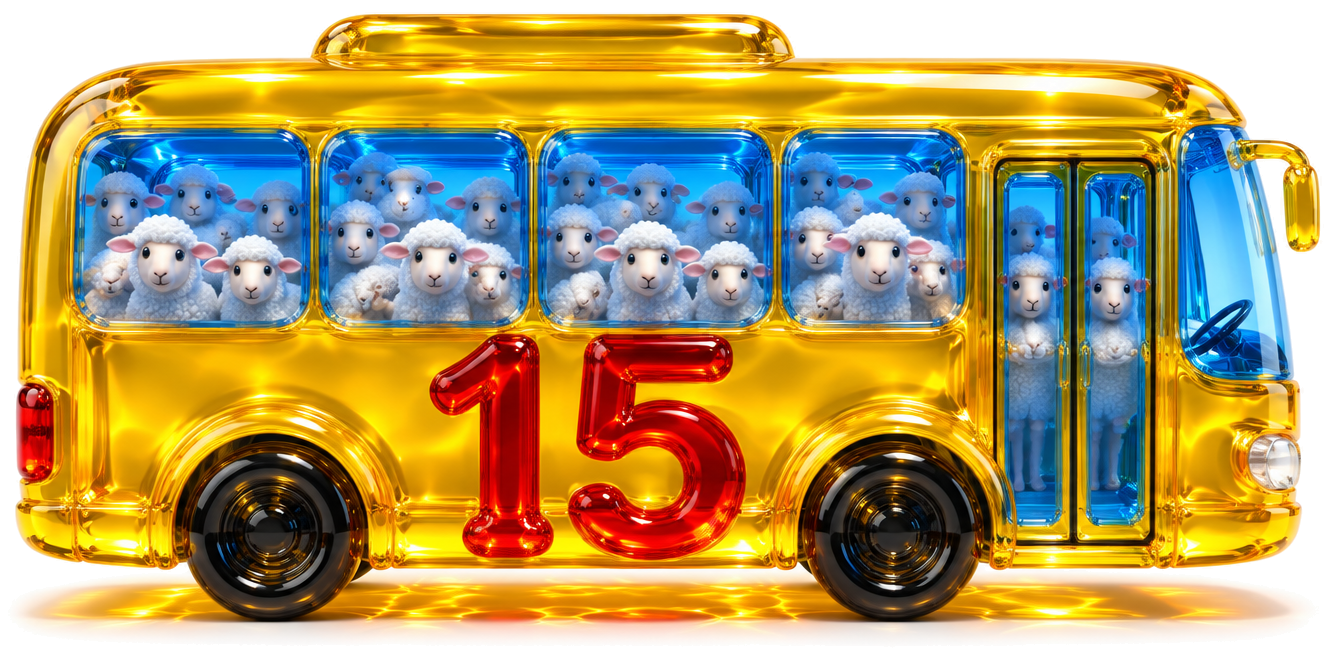
#> input picture omni/assets/img/bus.png, 1334 x 656 px, given in place of bus.png.png, which was not available
$ python cutout.py ../assets/img/bus.png
#> lines starting #> are read from the running program, lines starting #| are printed output that depends on the picture; after the words box and inside, x2 and y2 are one past the last pixel; in counts of white or black regions, pixels touching at a corner belong together
"""Cut glass renders off their white studio background, keeping translucency.

Background pixels connected to the border are unmixed from white (alpha from how far each
pixel is from white, colour un-premultiplied), so soft caustics and glass edges stay
semi-transparent. Pixels enclosed by the object keep at least 0.92 alpha so inner
highlights stay solid. Output: assets/img/<name>.png trimmed to its content.
"""
import sys
import numpy as np
from PIL import Image, ImageFilter
from scipy import ndimage
from pathlib import Path

ROOT = Path(__file__).resolve().parent.parent

def cut(src, dst, keep_floor=0.55):
#> called with keep_floor = 0.55
    im = np.asarray(Image.open(src).convert("RGB")).astype(np.float32) / 255
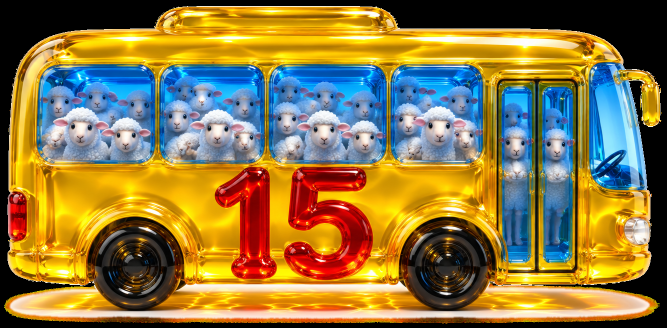
#> im: shape (656, 1334, 3) float32 (shown at 1/2 size); mean R, G, B 0.557, 0.473, 0.266
    mn = im.min(axis=2)
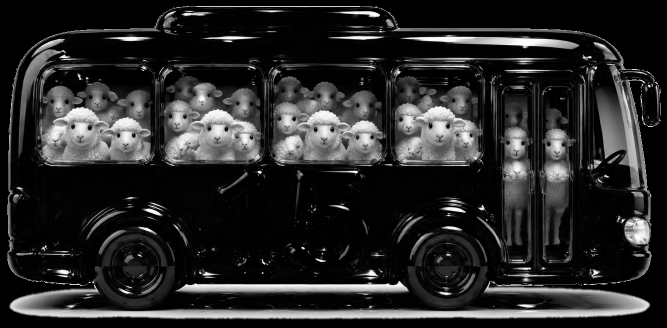
#> mn: shape (656, 1334) float32 (shown at 1/2 size); min 0, max 1, mean 0.16
    near_white = mn > 0.93
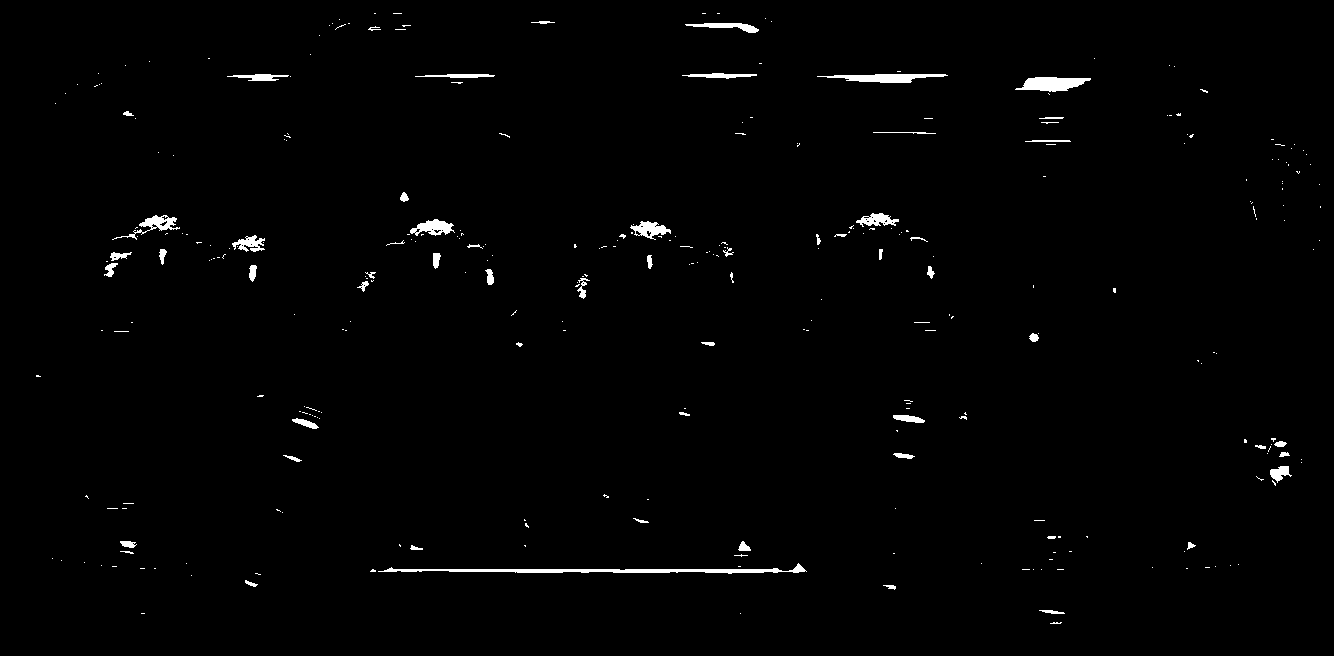
#> near_white: shape (656, 1334) bool; 1.1% white; 314 white regions (253 under 20 px), largest, box (x1, y1, x2, y2) and area: (378, 563, 807, 574) 1439, (1015, 77, 1091, 92) 750, (817, 74, 948, 83) 693
    lab, _ = ndimage.label(near_white)
#> lab: shape (656, 1334) int32; 398 distinct labels, from 0 to 397
    border = np.unique(np.concatenate([lab[0], lab[-1], lab[:, 0], lab[:, -1]]))
#> border = [0]
    bgc = np.isin(lab, border[border > 0])
#> bgc: shape (656, 1334) bool; every value is 0
    bgc = ndimage.binary_dilation(bgc, iterations=2) & (mn > 0.85)
    # alpha by distance from white
    a = np.clip((1 - mn) * 2.6, 0, 1)
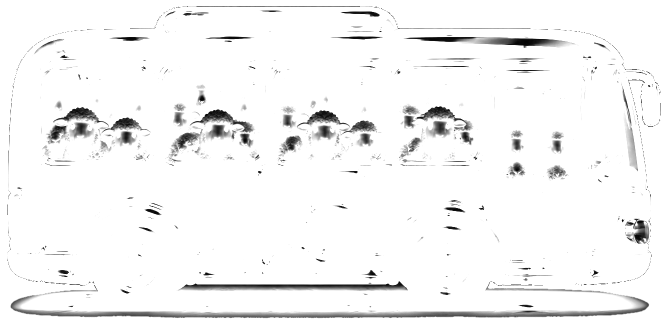
#> a: shape (656, 1334) float32 (shown at 1/2 size); min 0, max 1, mean 0.959
    inside = ~bgc
#> inside: shape (656, 1334) bool; every value is 1
    inside = ndimage.binary_erosion(inside, iterations=2)
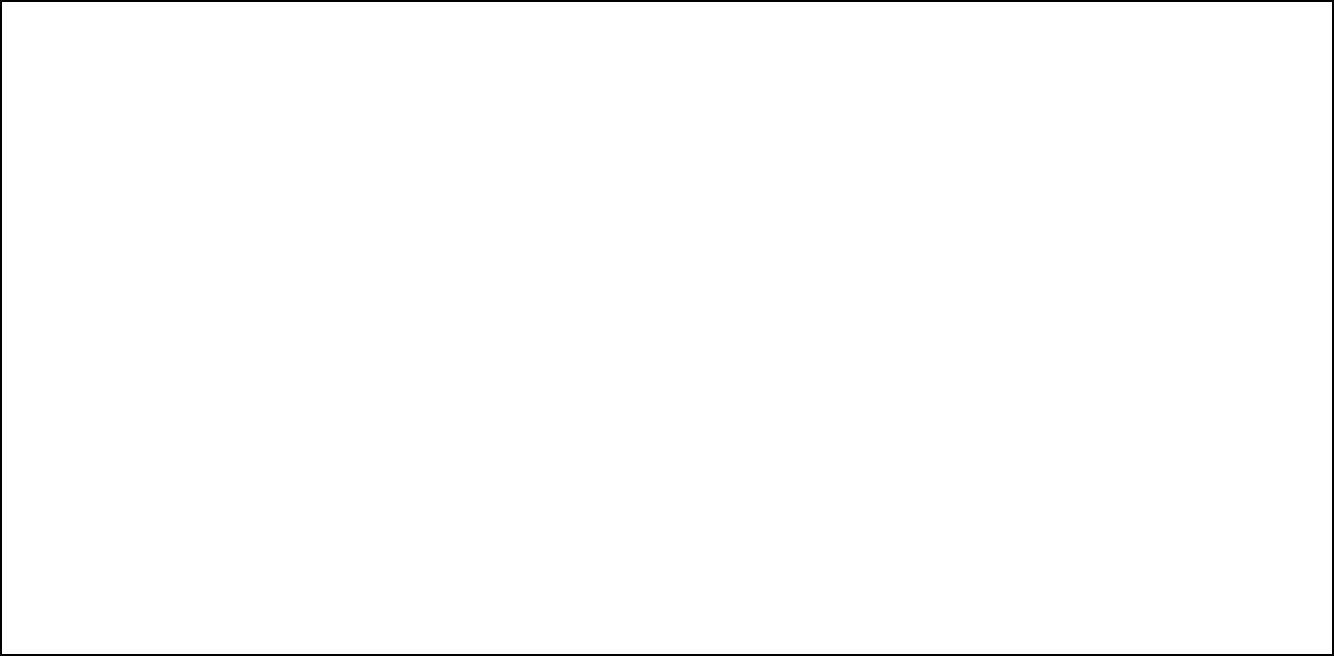
#> inside: shape (656, 1334) bool; 99.1% white; 1 black region, box (x1, y1, x2, y2) and area: (0, 0, 1334, 656) 7944
    a = np.where(inside, np.maximum(a, 0.94), a)
    a = np.where(bgc, np.minimum(a, 0.25) * 0.4, a)
    # floor caustics/shadow: keep some, softer
    a = np.clip(a, 0, 1)
    a_s = np.asarray(Image.fromarray((a * 255).astype(np.uint8)).filter(ImageFilter.GaussianBlur(1.2))).astype(np.float32) / 255
    a = np.maximum(a_s * (a > 0.02), np.where(inside, a, 0))
    rgb = (im - (1 - a[..., None])) / np.maximum(a[..., None], 1e-3)
    rgb = np.clip(rgb, 0, 1)
    out = np.dstack([rgb, a])
    out = (out * 255).astype(np.uint8)
    img = Image.fromarray(out, "RGBA")
    bbox = img.getchannel("A").point(lambda v: 255 if v > 8 else 0).getbbox()
#> bbox = (0, 0, 1334, 656)
    if bbox:
        pad = 12
        bbox = (max(0, bbox[0] - pad), max(0, bbox[1] - pad), min(img.width, bbox[2] + pad), min(img.height, bbox[3] + pad))
        img = img.crop(bbox)
    img.save(dst, optimize=True)
    return img.size

if __name__ == "__main__":
    names = sys.argv[1:]
    for n in names:
        s = cut(ROOT / f"assets/img/raw/{n}.png", ROOT / f"assets/img/{n}.png")
        print(n, s)
#| ../assets/img/bus.png (1334, 656)
